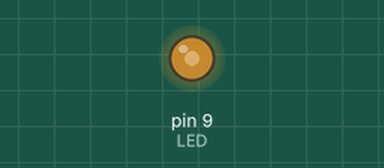
Recording of a sketch running on a simulated Arduino Uno, built with avr-gcc and run on an emulated ATmega328P. Parts: output pins drawn as LEDs (lit = HIGH).

Above: at 0.05 s.
At 11.39 s:
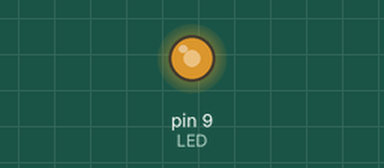
At 20.81 s:
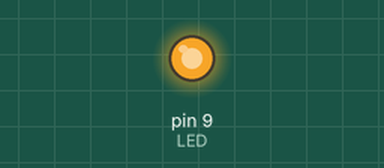
At 39.73 s:
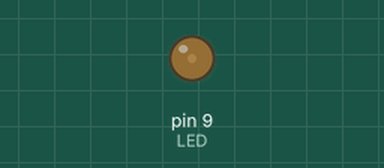
Timing chart, 0 to 40.0 s (numbered marks = the images above):
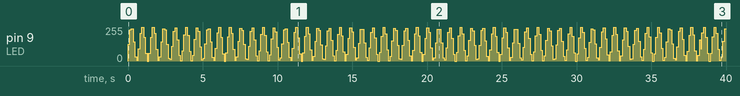

Measured:
- by itself, pin 9 (LED): 0/255 → 127/255 at 0.00 s, → 234/255 0.12 s later, → 242/255 0.12 s later, → 145/255 0.12 s later, … (342 changes in this stretch)

The sketch:

1.ino
```cpp
// LED uses pin #9
// This pin can handle analog values, allowing for a gradient when powering a component, instead of two discrete on and off states
const int LED = 9;
// Set time variable to 0
// "time_" is used because "time" is declared as an internal variable
int time_ = 0;
// Set sine variable to zero
// This will be used to store the sine of the time variable
int sine = 0;

// Setup
void setup() {
  // Set the LED pin (#9) as an output
  pinMode(LED, OUTPUT);
}

// Loop
void loop() {
  // Calculate the sine of time:
  // - Divide time by 100
  // - Calculate sine
  // - Add one to shift the output of this operation from a -1 to 1 range to a 0 to 2 range
  // - Multiply by 255 over 2 to expand the output range from 0 to 2, to 0 to 255 (255 is the analog input range of the LED)
  // - Round the result so it can be used as an analog input
  // - Store this in the sine variable
  sine = round((sin(time_ / 100) + 1) * (255 / 2));
  // Write the value of the sine variable to the LED (pin #9)
  analogWrite(LED, sine);
  // Wait 1 millisecond
  delay(1);
  // Increment the time variable by 1
  time_ ++;
}
```
